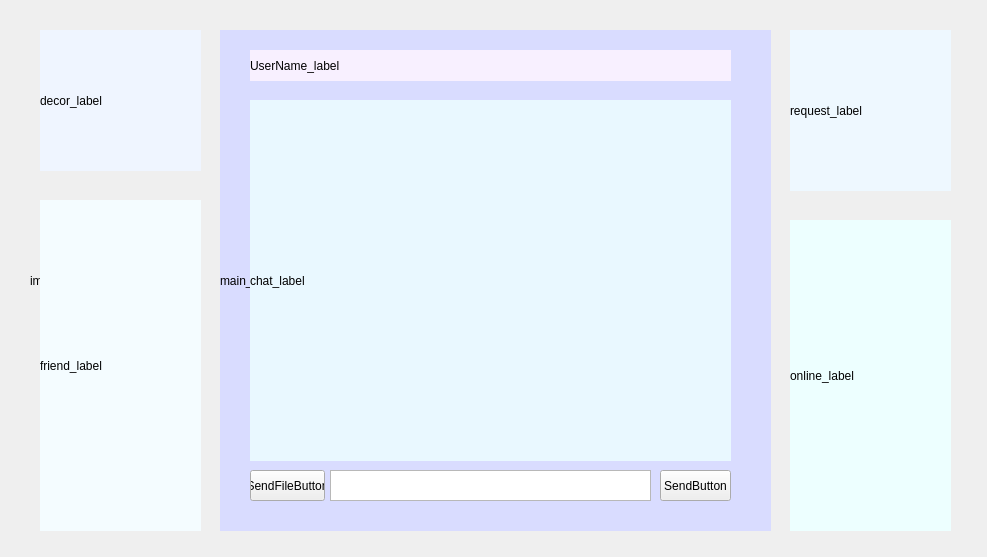
<?xml version="1.0" encoding="UTF-8"?>
<ui version="4.0">
 <class>Form</class>
 <widget class="QWidget" name="Form">
  <property name="geometry">
   <rect>
    <x>0</x>
    <y>0</y>
    <width>987</width>
    <height>557</height>
   </rect>
  </property>
  <property name="windowTitle">
   <string>Form</string>
  </property>
  <widget class="QLabel" name="label">
   <property name="geometry">
    <rect>
     <x>30</x>
     <y>10</y>
     <width>931</width>
     <height>541</height>
    </rect>
   </property>
   <property name="styleSheet">
    <string notr="true">border-image: url(:/images/bg.png);</string>
   </property>
   <property name="text">
    <string>image_label</string>
   </property>
  </widget>
  <widget class="QLabel" name="label_2">
   <property name="geometry">
    <rect>
     <x>220</x>
     <y>30</y>
     <width>551</width>
     <height>501</height>
    </rect>
   </property>
   <property name="styleSheet">
    <string notr="true">background-color: rgb(217, 220, 255);
</string>
   </property>
   <property name="text">
    <string>main_label</string>
   </property>
  </widget>
  <widget class="QLabel" name="label_3">
   <property name="geometry">
    <rect>
     <x>790</x>
     <y>30</y>
     <width>161</width>
     <height>161</height>
    </rect>
   </property>
   <property name="styleSheet">
    <string notr="true">background-color: rgb(238, 248, 255);</string>
   </property>
   <property name="text">
    <string>request_label</string>
   </property>
  </widget>
  <widget class="QLabel" name="label_4">
   <property name="geometry">
    <rect>
     <x>790</x>
     <y>220</y>
     <width>161</width>
     <height>311</height>
    </rect>
   </property>
   <property name="styleSheet">
    <string notr="true">background-color: rgb(237, 255, 255);</string>
   </property>
   <property name="text">
    <string>online_label</string>
   </property>
  </widget>
  <widget class="QLabel" name="label_5">
   <property name="geometry">
    <rect>
     <x>40</x>
     <y>30</y>
     <width>161</width>
     <height>141</height>
    </rect>
   </property>
   <property name="styleSheet">
    <string notr="true">background-color: rgb(239, 245, 255);</string>
   </property>
   <property name="text">
    <string>decor_label</string>
   </property>
  </widget>
  <widget class="QLabel" name="label_6">
   <property name="geometry">
    <rect>
     <x>40</x>
     <y>200</y>
     <width>161</width>
     <height>331</height>
    </rect>
   </property>
   <property name="styleSheet">
    <string notr="true">background-color: rgb(244, 252, 255);</string>
   </property>
   <property name="text">
    <string>friend_label</string>
   </property>
  </widget>
  <widget class="QLabel" name="label_7">
   <property name="geometry">
    <rect>
     <x>250</x>
     <y>50</y>
     <width>481</width>
     <height>31</height>
    </rect>
   </property>
   <property name="styleSheet">
    <string notr="true">background-color: rgb(248, 240, 255);</string>
   </property>
   <property name="text">
    <string>UserName_label</string>
   </property>
  </widget>
  <widget class="QLabel" name="label_8">
   <property name="geometry">
    <rect>
     <x>250</x>
     <y>100</y>
     <width>481</width>
     <height>361</height>
    </rect>
   </property>
   <property name="styleSheet">
    <string notr="true">background-color: rgb(233, 248, 255);</string>
   </property>
   <property name="text">
    <string>chat_label</string>
   </property>
  </widget>
  <widget class="QPushButton" name="pushButton">
   <property name="geometry">
    <rect>
     <x>660</x>
     <y>470</y>
     <width>71</width>
     <height>31</height>
    </rect>
   </property>
   <property name="text">
    <string>SendButton</string>
   </property>
  </widget>
  <widget class="QPushButton" name="pushButton_2">
   <property name="geometry">
    <rect>
     <x>250</x>
     <y>470</y>
     <width>75</width>
     <height>31</height>
    </rect>
   </property>
   <property name="text">
    <string>SendFileButton</string>
   </property>
  </widget>
  <widget class="QTextEdit" name="textEdit">
   <property name="geometry">
    <rect>
     <x>330</x>
     <y>470</y>
     <width>321</width>
     <height>31</height>
    </rect>
   </property>
  </widget>
 </widget>
 <resources>
  <include location="../../../designer_chat/res.qrc"/>
 </resources>
 <connections/>
</ui>
